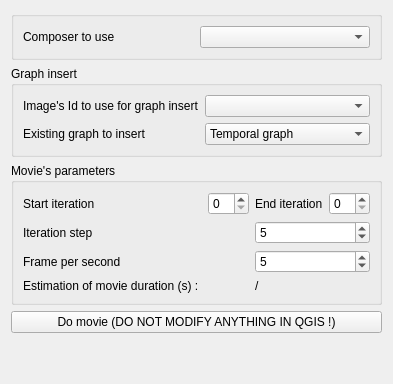
            <widget class="QWidget" name="page_film">
             <layout class="QVBoxLayout" name="verticalLayout_12">
              <item>
               <widget class="QGroupBox" name="groupBox_20">
                <property name="sizePolicy">
                 <sizepolicy hsizetype="Preferred" vsizetype="Preferred">
                  <horstretch>0</horstretch>
                  <verstretch>0</verstretch>
                 </sizepolicy>
                </property>
                <property name="title">
                 <string/>
                </property>
                <layout class="QGridLayout" name="gridLayout_20">
                 <item row="0" column="0">
                  <widget class="QLabel" name="label_23">
                   <property name="text">
                    <string>Composer to use</string>
                   </property>
                  </widget>
                 </item>
                 <item row="0" column="1">
                  <widget class="QComboBox" name="comboBox_compositions"/>
                 </item>
                </layout>
               </widget>
              </item>
              <item>
               <widget class="QGroupBox" name="groupBox_21">
                <property name="sizePolicy">
                 <sizepolicy hsizetype="Preferred" vsizetype="Preferred">
                  <horstretch>0</horstretch>
                  <verstretch>0</verstretch>
                 </sizepolicy>
                </property>
                <property name="toolTip">
                 <string/>
                </property>
                <property name="title">
                 <string>Graph insert</string>
                </property>
                <layout class="QGridLayout" name="gridLayout_21">
                 <item row="0" column="0">
                  <widget class="QLabel" name="label_24">
                   <property name="minimumSize">
                    <size>
                     <width>0</width>
                     <height>20</height>
                    </size>
                   </property>
                   <property name="text">
                    <string>Image's Id to use for graph insert</string>
                   </property>
                   <property name="wordWrap">
                    <bool>false</bool>
                   </property>
                  </widget>
                 </item>
                 <item row="1" column="0">
                  <widget class="QLabel" name="label_28">
                   <property name="text">
                    <string>Existing graph to insert</string>
                   </property>
                  </widget>
                 </item>
                 <item row="0" column="1">
                  <widget class="QComboBox" name="comboBox_8"/>
                 </item>
                 <item row="1" column="1">
                  <widget class="QComboBox" name="comboBox_9">
                   <item>
                    <property name="text">
                     <string>Temporal graph</string>
                    </property>
                   </item>
                   <item>
                    <property name="text">
                     <string>Flow graph</string>
                    </property>
                   </item>
                  </widget>
                 </item>
                </layout>
               </widget>
              </item>
              <item>
               <widget class="QGroupBox" name="groupBox_22">
                <property name="sizePolicy">
                 <sizepolicy hsizetype="Preferred" vsizetype="Preferred">
                  <horstretch>0</horstretch>
                  <verstretch>0</verstretch>
                 </sizepolicy>
                </property>
                <property name="title">
                 <string>Movie's parameters</string>
                </property>
                <layout class="QGridLayout" name="gridLayout_22">
                 <item row="0" column="4">
                  <widget class="QSpinBox" name="spinBox_3"/>
                 </item>
                 <item row="1" column="0">
                  <widget class="QLabel" name="label_27">
                   <property name="text">
                    <string>Iteration step</string>
                   </property>
                  </widget>
                 </item>
                 <item row="2" column="0">
                  <widget class="QLabel" name="label_29">
                   <property name="text">
                    <string>Frame per second</string>
                   </property>
                  </widget>
                 </item>
                 <item row="0" column="3">
                  <widget class="QLabel" name="label_26">
                   <property name="text">
                    <string>End iteration</string>
                   </property>
                  </widget>
                 </item>
                 <item row="2" column="3" colspan="2">
                  <widget class="QSpinBox" name="spinBox_fps">
                   <property name="minimum">
                    <number>3</number>
                   </property>
                   <property name="value">
                    <number>5</number>
                   </property>
                  </widget>
                 </item>
                 <item row="1" column="3" colspan="2">
                  <widget class="QSpinBox" name="spinBox_4">
                   <property name="value">
                    <number>5</number>
                   </property>
                  </widget>
                 </item>
                 <item row="0" column="2">
                  <widget class="QSpinBox" name="spinBox_2"/>
                 </item>
                 <item row="0" column="0">
                  <widget class="QLabel" name="label_25">
                   <property name="text">
                    <string>Start iteration</string>
                   </property>
                  </widget>
                 </item>
                 <item row="3" column="0">
                  <widget class="QLabel" name="label_30">
                   <property name="maximumSize">
                    <size>
                     <width>16777215</width>
                     <height>20</height>
                    </size>
                   </property>
                   <property name="text">
                    <string>Estimation of movie duration (s) : </string>
                   </property>
                  </widget>
                 </item>
                 <item row="3" column="3" colspan="2">
                  <widget class="QLabel" name="label_tempsvideo">
                   <property name="text">
                    <string>/</string>
                   </property>
                  </widget>
                 </item>
                </layout>
               </widget>
              </item>
              <item>
               <widget class="QPushButton" name="pushButton_film">
                <property name="sizePolicy">
                 <sizepolicy hsizetype="Preferred" vsizetype="Fixed">
                  <horstretch>0</horstretch>
                  <verstretch>0</verstretch>
                 </sizepolicy>
                </property>
                <property name="text">
                 <string>Do movie (DO NOT MODIFY ANYTHING IN QGIS !)</string>
                </property>
                <property name="icon">
                 <iconset>
                  <normaloff>:/plugins/PostTelemac/icons/Play_48x48.png</normaloff>:/plugins/PostTelemac/icons/Play_48x48.png</iconset>
                </property>
               </widget>
              </item>
              <item>
               <spacer name="verticalSpacer_3">
                <property name="orientation">
                 <enum>Qt::Vertical</enum>
                </property>
                <property name="sizeHint" stdset="0">
                 <size>
                  <width>20</width>
                  <height>40</height>
                 </size>
                </property>
               </spacer>
              </item>
             </layout>
            </widget>
